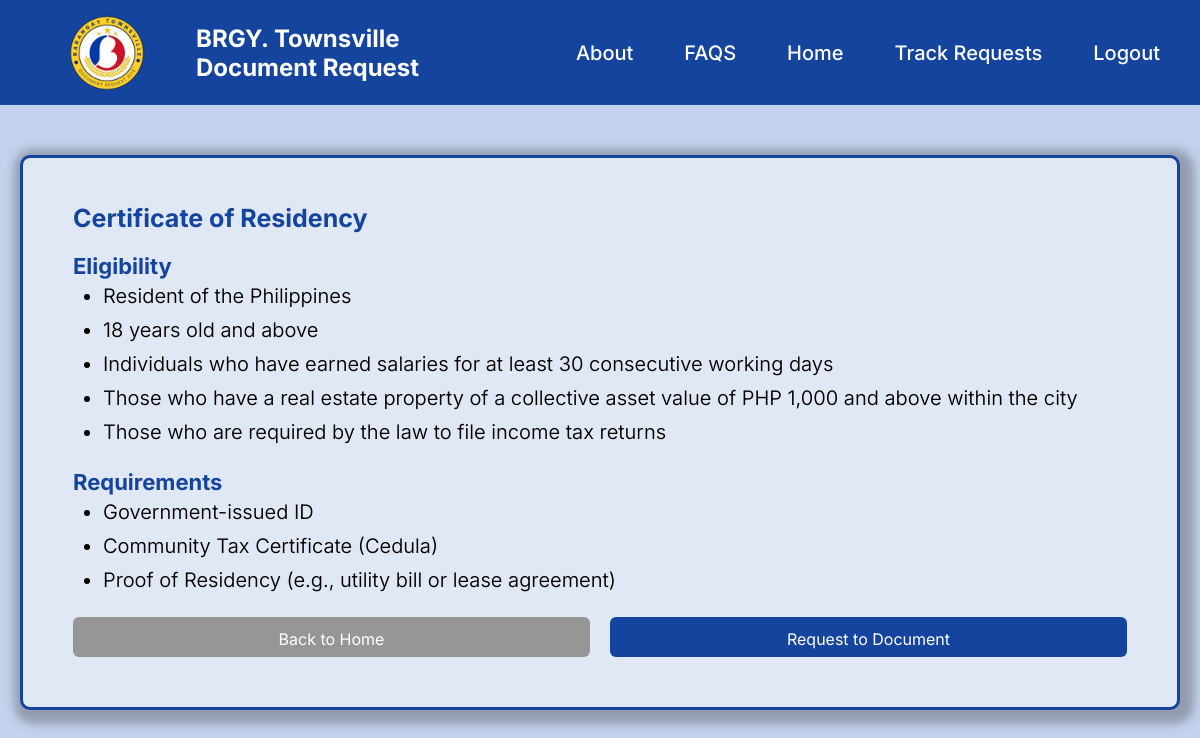
Screenshot of /document_details.php?view=3 (signed in) with the database file from the repository.
### tables this page shows
CREATE TABLE Document_Types(
	doc_id INT NOT NULL AUTO_INCREMENT PRIMARY KEY,
    doc_name VARCHAR(255) NOT NULL,
    price DECIMAL(10, 2) NOT NULL,
    shipping_fee DECIMAL(10, 2) NOT NULL,
    description VARCHAR(255) NOT NULL
) AUTO_INCREMENT = 8;

CREATE TABLE Requirements(
	req_id INT NOT NULL AUTO_INCREMENT PRIMARY KEY,
    req_name VARCHAR(255) NOT NULL
) AUTO_INCREMENT = 8;

### document_details.php (the view, shortened to what this page needs)
<!DOCTYPE html>
<html lang="en">
<head>
    <link rel="stylesheet" href="style.css">
</head>
<body>
    <header class="main-header">
        <div class="logo">
        <img src="./images/logo.png">
        <div>
            <h4>BRGY. Townsville</h4>
            <h4>Document Request</h4>
        </div>
        </div>
    <nav class="navigation-menu">
        <ul>
            <li>About</li>
            <li>FAQS</li>
            <li><a href="dashboard.php">Home</a></li>
            <li><a href="track_request.php">Track Requests</a></li>
            <li><a href="logout.php">Logout</a></li>
        </ul>
    </nav>
    </header>
    <div class="main-page">
       <div class="form-box register-box ">
                <div class="stretch-page">
                <div class="top-list">
                        <?php
                            include "db.php";
                            if (isset($_GET['view'])) {
                                $id = $_GET['view'];
                            $sql_doc = "SELECT doc_name FROM document_types WHERE doc_id = $id";
                            $doc_result = mysqli_query($conn, $sql_doc);
                            if($doc_row = mysqli_fetch_row($doc_result)){
                                        $doc_name = $doc_row[0];
                            }
                            echo'<h1>'.$doc_name.'</h1>';
                            echo'<h2 class="htop">Eligibility</h2>
                            <ul>
                                <li>Resident of the Philippines</li>
                                <li>18 years old and above</li>
                                <li>Individuals who have earned salaries for at least 30 consecutive working days</li>
                                <li>Those who have a real estate property of a collective asset value of PHP 1,000 and above within the city</li>
                                <li>Those who are required by the law to file income tax returns</li>
                            </ul>';
                            echo'<h2 class="htop">Requirements</h2>
                            <ul>';
                            $sql = "SELECT r.req_name
                                    FROM doc_type_requirements dtr
                                    JOIN requirements r ON dtr.req_id = r.req_id
                                    WHERE dtr.doc_id = $id";
                            $result = mysqli_query($conn, $sql);
                            if (mysqli_num_rows($result) > 0) {
                                while ($row = mysqli_fetch_row($result)) {
                                    echo "<li>".$row[0] . "</li>";
                                }
                            } else {
                                echo "No requirements found for this document ID.";
                            }
                            }
                        ?>
                    </ul>
                </div>
                <div class="bottom doc-btns">
                    <a href="dashboard.php" class="back-btn">Back to Home</a>
                    <a href="request_for.php?request=<?php echo $id; ?>" class="request-btn">Request to Document</a>
                </div>
        </div>
</div>
    </div>
</body>
</html>

### style.css (style rules this page uses)
* { margin:0; padding:0; box-sizing: border-box; font-family: 'Inter'; }
:root { --main-bg:#C3D1EC; --container-bg:#E0E7F5; --header-color:#14449D; --warning:#D4A5B2; }
body { background-color: var(--main-bg); height:auto; }
.main-header { height: 105px; display: flex; background-color: var(--header-color); padding: 10px; align-items: center; justify-content: space-between; color: white; }
.main-header h4 { font-size: 24px; }
.logo { margin-left:47px; display: flex; align-items: center; gap: 47px; }
.logo img { width: 100px; height: 100px; margin-right: -8px; }
.navigation-menu { display: flex; justify-content: flex-end; padding: 15px 30px; }
.navigation-menu ul { list-style: none; display: flex; gap: 51px; }
.navigation-menu ul li { font-size: 20px; font-weight: 500; }
.navigation-menu ul li a { text-decoration: none; color: white; }
.main-page { display:flex; flex-direction: column; margin:0px; justify-content: center; align-items: center; padding:20px; }
.form-box { background-color: var(--container-bg); width: 100%; height: 460px; max-width:460px; padding: 30px; border-radius: 10px; box-shadow: 4px 4px 10px 10px rgba(0, 0, 0, 0.25); border: 3px solid #14449D; box-sizing: border-box; display: flex; flex-direction: column; justify-content: center; }
h1 { font-size:36px; color:#14449D; margin-bottom:10px; text-align:center; margin-top:-15px; }
.bottom { flex:1; }
.register-box { margin-top:30px; max-width:1200px; height: auto; display:flex; padding:50px; }
.form-box.register-box h1 { font-size:25px; color:#14449D; text-align: left; }
.stretch-page { display: flex; flex-direction: column; justify-content: space-between; height: 100%; }
.top-list { display: flex; flex-direction: column; }
.top-list h1 { margin-top:-5px; margin-bottom:0px; }
.top-list h2 { color:var(--header-color); font-size: 22px; }
.top-list li { font-weight: 350; font-size: 20px; margin-left: 30px; padding-top:5px; padding-bottom:5px }
.htop { padding-top:20px; }
.bottom.doc-btns { display:flex; width: 100%; gap:20px; align-items: flex-end; justify-content: center; margin-top: 20px; }
.back-btn { background-color: #969696; color: #ffffff; padding: 12px; font-size: 16px; border-radius: 6px; outline: none; border: none; width: 100%; height: 40px; text-align:center; text-decoration: none; }
.request-btn { background-color: var(--header-color); color: #ffffff; padding: 12px; font-size: 16px; border-radius: 6px; outline: none; border: none; width: 100%; height: 40px; text-align:center; text-decoration: none; }

### rows the page displays
document_types: doc_name "Certificate of Residency"
requirements: req_name "Government-issued ID"
requirements: req_name "Community Tax Certificate (Cedula)"
requirements: req_name "Proof of Residency (e.g., utility bill or lease agreement)"
